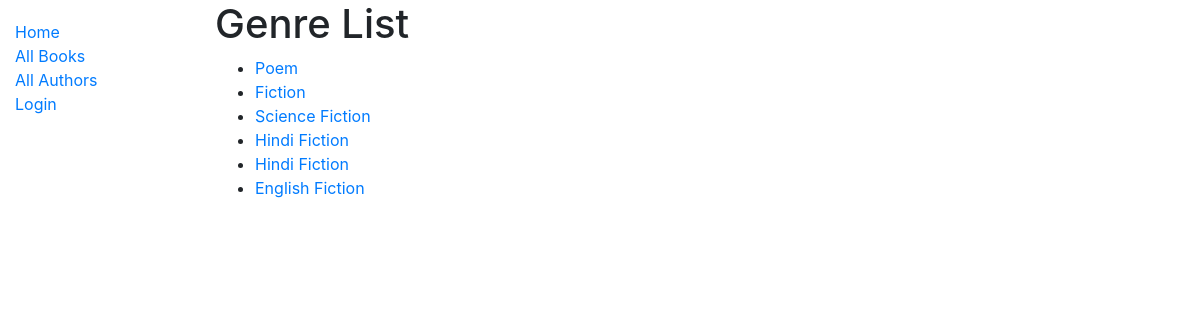
Page /catalog/genre/ on the earlier database version.
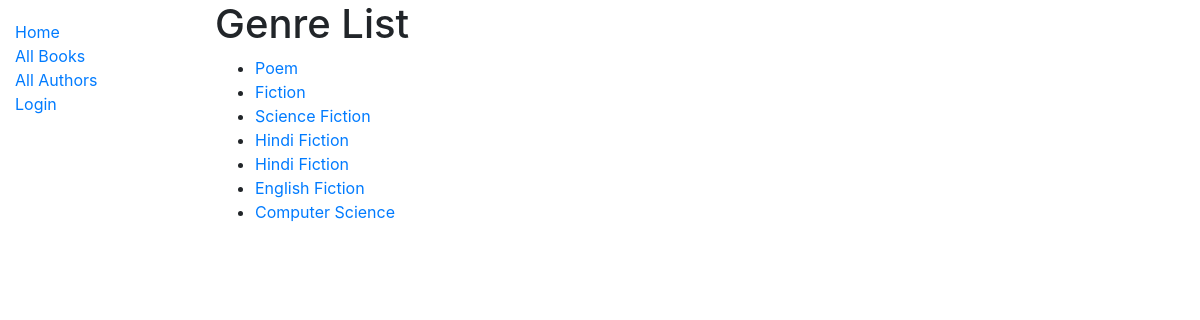
Same page on the later database version.
### catalog/models.py (models this page shows)
class Genre(models.Model):
    name = models.CharField(max_length=200, help_text='Enter a book genre (e.g Science Fiction)')
    def __str__(self):
        return self.name
    def get_absolute_url(self):
        return reverse('genre',)

### catalog/views.py (the view)
# urls.py: path('genre/', views.GenreListView.as_view(), name = 'genre'),
class GenreListView(generic.ListView):                                                                # Genres List View
    model = Genre
    paginate_by = 10

### catalog/templates/catalog/genre_list.html
{% extends "base_generic.html" %}
{% block content %}
  <h1>Genre List</h1>
  {% if genre_list %}
  <ul>
    {% for genre in genre_list %}
      <li>
        <a href="{{ genre.get_absolute_url }}">{{ genre }}</a>
      </li>
    {% endfor %}
  </ul>
  {% else %}
    <p>There is nothing to show about in the library.</p>
  {% endif %}
{% endblock %}

### catalog/templates/base_generic.html (shortened to what this page needs)
<!DOCTYPE html>
<html lang="en">
<head>
  <link rel="stylesheet" href="https://stackpath.bootstrapcdn.com/bootstrap/4.1.3/css/bootstrap.min.css">
  {% load static %}
  <link rel="stylesheet" href="{% static 'css/styles.css' %}">
</head>
<body>
  <div class="container-fluid">
    <div class="row">
      <div class="col-sm-2">
      {% block sidebar %}
        <ul class="sidebar-nav">
          <li><a href="{% url 'index' %}">Home</a></li>
          <li><a href="{% url 'books' %}">All Books</a></li>
          <li><a href="{% url 'authors' %}">All Authors</a></li>
          {% if user.is_authenticated %}
     <li>User: {{ user.get_username }}</li>
     <li><a href="{% url 'my-borrowed' %}">My Borrowed</a></li>
     <li><a href="{% url 'logout'%}?next={{request.path}}">Logout</a></li>
   {% else %}
     <li><a href="{% url 'login'%}?next={{request.path}}">Login</a></li>
   {% endif %}
        </ul>
     {% endblock %}
      </div>
      <div class="col-sm-10 ">{% block content %}{% endblock %}</div>
    </div>
  </div>
</body>
</html>

### catalog/static/css/styles.css (style rules this page uses)
.sidebar-nav { margin-top: 20px; padding: 0; list-style: none; colour: red; }

Differences in the rows shown:
added Genre: name "Computer Science"
